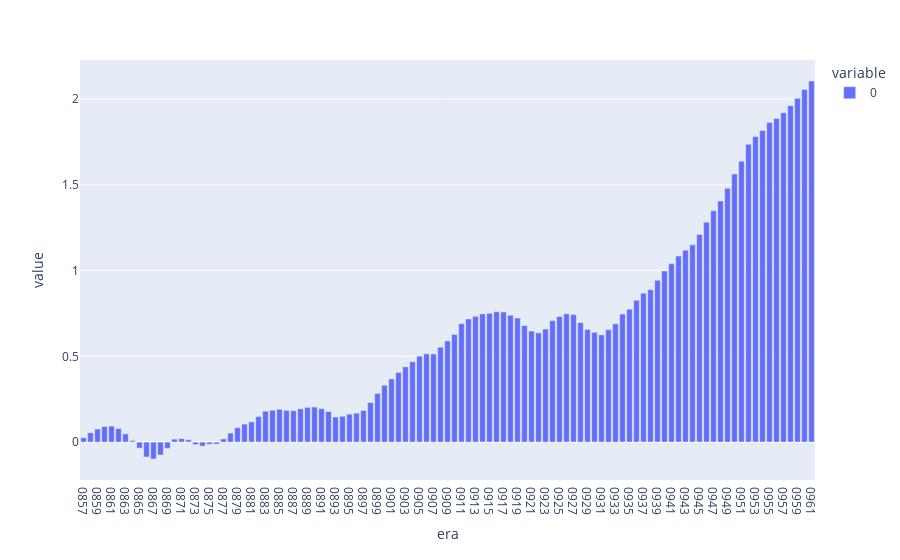

The cell this chart's notebook holds for it:
### Code cell
# cumulative sum of era correlations
# we can see that the catboost model is better than the linear regression model
cum_sum = np.cumsum(era_correlations)

fig = px.bar(cum_sum)
fig.show()
